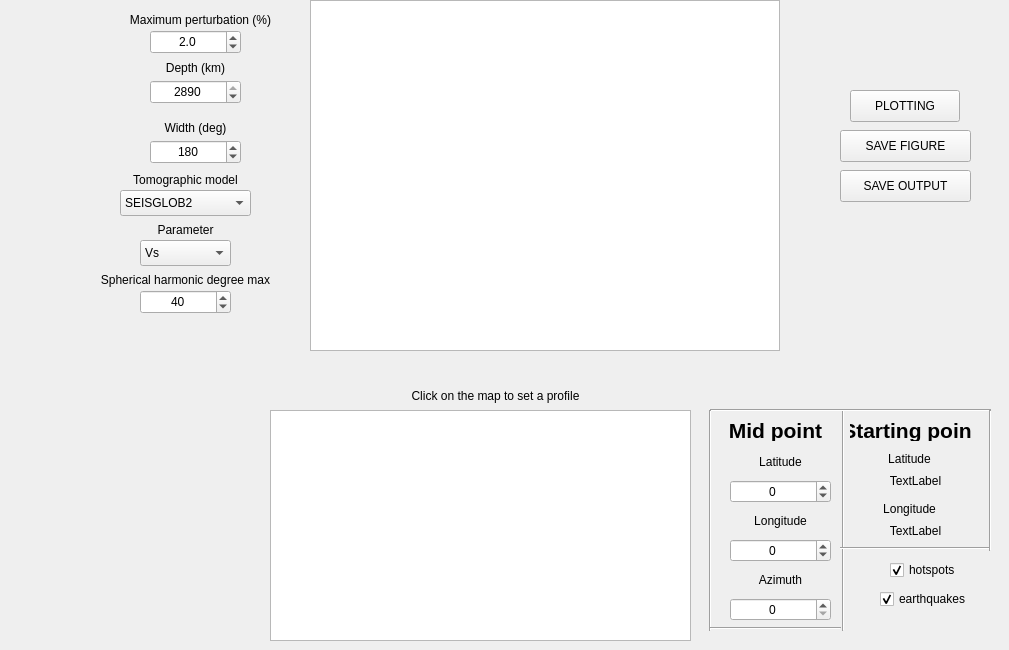
    <widget class="QWidget" name="Cross_section">
     <attribute name="title">
      <string>Cross section</string>
     </attribute>
     <widget class="QLabel" name="label_7">
      <property name="geometry">
       <rect>
        <x>860</x>
        <y>450</y>
        <width>99</width>
        <height>18</height>
       </rect>
      </property>
      <property name="text">
       <string>Latitude</string>
      </property>
      <property name="alignment">
       <set>Qt::AlignCenter</set>
      </property>
     </widget>
     <widget class="QDoubleSpinBox" name="width_cross">
      <property name="geometry">
       <rect>
        <x>150</x>
        <y>140</y>
        <width>91</width>
        <height>24</height>
       </rect>
      </property>
      <property name="alignment">
       <set>Qt::AlignCenter</set>
      </property>
      <property name="decimals">
       <number>0</number>
      </property>
      <property name="minimum">
       <double>10.000000000000000</double>
      </property>
      <property name="maximum">
       <double>358.000000000000000</double>
      </property>
      <property name="singleStep">
       <double>2.000000000000000</double>
      </property>
      <property name="value">
       <double>180.000000000000000</double>
      </property>
     </widget>
     <widget class="QLabel" name="label_5">
      <property name="geometry">
       <rect>
        <x>680</x>
        <y>420</y>
        <width>191</width>
        <height>21</height>
       </rect>
      </property>
      <property name="font">
       <font>
        <pointsize>16</pointsize>
        <weight>75</weight>
        <bold>true</bold>
       </font>
      </property>
      <property name="lineWidth">
       <number>1</number>
      </property>
      <property name="text">
       <string>Mid point</string>
      </property>
      <property name="alignment">
       <set>Qt::AlignCenter</set>
      </property>
     </widget>
     <widget class="QLabel" name="label_8">
      <property name="geometry">
       <rect>
        <x>860</x>
        <y>500</y>
        <width>99</width>
        <height>17</height>
       </rect>
      </property>
      <property name="text">
       <string>Longitude</string>
      </property>
      <property name="alignment">
       <set>Qt::AlignCenter</set>
      </property>
     </widget>
     <widget class="QDoubleSpinBox" name="depth_cross">
      <property name="geometry">
       <rect>
        <x>150</x>
        <y>80</y>
        <width>91</width>
        <height>24</height>
       </rect>
      </property>
      <property name="alignment">
       <set>Qt::AlignCenter</set>
      </property>
      <property name="decimals">
       <number>0</number>
      </property>
      <property name="minimum">
       <double>0.000000000000000</double>
      </property>
      <property name="maximum">
       <double>2890.000000000000000</double>
      </property>
      <property name="singleStep">
       <double>1.000000000000000</double>
      </property>
      <property name="value">
       <double>2890.000000000000000</double>
      </property>
     </widget>
     <widget class="QLabel" name="label_14">
      <property name="geometry">
       <rect>
        <x>120</x>
        <y>220</y>
        <width>131</width>
        <height>20</height>
       </rect>
      </property>
      <property name="text">
       <string>Parameter</string>
      </property>
      <property name="alignment">
       <set>Qt::AlignCenter</set>
      </property>
     </widget>
     <widget class="QWidget" name="gridLayoutWidget">
      <property name="geometry">
       <rect>
        <x>730</x>
        <y>450</y>
        <width>101</width>
        <height>171</height>
       </rect>
      </property>
      <layout class="QGridLayout" name="gridLayout">
       <item row="4" column="0">
        <widget class="QDoubleSpinBox" name="midpt_longitude">
         <property name="alignment">
          <set>Qt::AlignCenter</set>
         </property>
         <property name="decimals">
          <number>0</number>
         </property>
         <property name="minimum">
          <double>-180.000000000000000</double>
         </property>
         <property name="maximum">
          <double>180.000000000000000</double>
         </property>
        </widget>
       </item>
       <item row="5" column="0">
        <widget class="QLabel" name="label_3">
         <property name="text">
          <string>Azimuth</string>
         </property>
         <property name="alignment">
          <set>Qt::AlignCenter</set>
         </property>
        </widget>
       </item>
       <item row="2" column="0">
        <widget class="QDoubleSpinBox" name="midpt_latitude">
         <property name="alignment">
          <set>Qt::AlignCenter</set>
         </property>
         <property name="decimals">
          <number>0</number>
         </property>
         <property name="minimum">
          <double>-90.000000000000000</double>
         </property>
         <property name="maximum">
          <double>90.000000000000000</double>
         </property>
        </widget>
       </item>
       <item row="3" column="0">
        <widget class="QLabel" name="label_2">
         <property name="text">
          <string>Longitude</string>
         </property>
         <property name="alignment">
          <set>Qt::AlignCenter</set>
         </property>
        </widget>
       </item>
       <item row="1" column="0">
        <widget class="QLabel" name="label">
         <property name="text">
          <string>Latitude</string>
         </property>
         <property name="alignment">
          <set>Qt::AlignCenter</set>
         </property>
        </widget>
       </item>
       <item row="6" column="0">
        <widget class="QDoubleSpinBox" name="azimuth">
         <property name="alignment">
          <set>Qt::AlignCenter</set>
         </property>
         <property name="decimals">
          <number>0</number>
         </property>
         <property name="maximum">
          <double>360.000000000000000</double>
         </property>
        </widget>
       </item>
      </layout>
     </widget>
     <widget class="QLabel" name="label_10">
      <property name="geometry">
       <rect>
        <x>110</x>
        <y>10</y>
        <width>181</width>
        <height>20</height>
       </rect>
      </property>
      <property name="text">
       <string>Maximum perturbation (%)</string>
      </property>
      <property name="alignment">
       <set>Qt::AlignCenter</set>
      </property>
     </widget>
     <widget class="QLabel" name="label_4">
      <property name="geometry">
       <rect>
        <x>880</x>
        <y>460</y>
        <width>71</width>
        <height>41</height>
       </rect>
      </property>
      <property name="text">
       <string>TextLabel</string>
      </property>
      <property name="alignment">
       <set>Qt::AlignCenter</set>
      </property>
     </widget>
     <widget class="QDoubleSpinBox" name="Vmax_cross">
      <property name="geometry">
       <rect>
        <x>150</x>
        <y>30</y>
        <width>91</width>
        <height>24</height>
       </rect>
      </property>
      <property name="alignment">
       <set>Qt::AlignCenter</set>
      </property>
      <property name="decimals">
       <number>1</number>
      </property>
      <property name="maximum">
       <double>20.000000000000000</double>
      </property>
      <property name="singleStep">
       <double>0.500000000000000</double>
      </property>
      <property name="value">
       <double>2.000000000000000</double>
      </property>
     </widget>
     <widget class="QCheckBox" name="earthquake">
      <property name="geometry">
       <rect>
        <x>880</x>
        <y>590</y>
        <width>111</width>
        <height>18</height>
       </rect>
      </property>
      <property name="text">
       <string>earthquakes</string>
      </property>
      <property name="checked">
       <bool>true</bool>
      </property>
     </widget>
     <widget class="QLabel" name="label_6">
      <property name="geometry">
       <rect>
        <x>850</x>
        <y>420</y>
        <width>121</width>
        <height>21</height>
       </rect>
      </property>
      <property name="font">
       <font>
        <pointsize>16</pointsize>
        <weight>75</weight>
        <bold>true</bold>
       </font>
      </property>
      <property name="lineWidth">
       <number>1</number>
      </property>
      <property name="text">
       <string>Starting point</string>
      </property>
      <property name="alignment">
       <set>Qt::AlignCenter</set>
      </property>
     </widget>
     <widget class="QLabel" name="label_9">
      <property name="geometry">
       <rect>
        <x>880</x>
        <y>510</y>
        <width>71</width>
        <height>41</height>
       </rect>
      </property>
      <property name="text">
       <string>TextLabel</string>
      </property>
      <property name="alignment">
       <set>Qt::AlignCenter</set>
      </property>
     </widget>
     <widget class="QComboBox" name="parameter_cross">
      <property name="geometry">
       <rect>
        <x>140</x>
        <y>240</y>
        <width>91</width>
        <height>26</height>
       </rect>
      </property>
      <property name="editable">
       <bool>false</bool>
      </property>
      <property name="currentIndex">
       <number>0</number>
      </property>
      <property name="maxVisibleItems">
       <number>3</number>
      </property>
      <property name="duplicatesEnabled">
       <bool>true</bool>
      </property>
      <item>
       <property name="text">
        <string>Vs</string>
       </property>
      </item>
      <item>
       <property name="text">
        <string>Vp</string>
       </property>
      </item>
      <item>
       <property name="text">
        <string>density</string>
       </property>
      </item>
     </widget>
     <widget class="QLabel" name="label_15">
      <property name="geometry">
       <rect>
        <x>300</x>
        <y>380</y>
        <width>391</width>
        <height>31</height>
       </rect>
      </property>
      <property name="text">
       <string>Click on the map to set a profile</string>
      </property>
      <property name="alignment">
       <set>Qt::AlignCenter</set>
      </property>
     </widget>
     <widget class="QPushButton" name="savefig_cross">
      <property name="geometry">
       <rect>
        <x>840</x>
        <y>130</y>
        <width>131</width>
        <height>32</height>
       </rect>
      </property>
      <property name="text">
       <string>SAVE FIGURE</string>
      </property>
     </widget>
     <widget class="QPushButton" name="plot_cross">
      <property name="geometry">
       <rect>
        <x>850</x>
        <y>90</y>
        <width>110</width>
        <height>32</height>
       </rect>
      </property>
      <property name="text">
       <string>PLOTTING</string>
      </property>
     </widget>
     <widget class="QComboBox" name="model_cross">
      <property name="geometry">
       <rect>
        <x>120</x>
        <y>190</y>
        <width>131</width>
        <height>26</height>
       </rect>
      </property>
      <property name="layoutDirection">
       <enum>Qt::LeftToRight</enum>
      </property>
      <property name="editable">
       <bool>false</bool>
      </property>
      <property name="currentIndex">
       <number>0</number>
      </property>
      <property name="maxVisibleItems">
       <number>4</number>
      </property>
      <property name="duplicatesEnabled">
       <bool>true</bool>
      </property>
      <item>
       <property name="text">
        <string>SEISGLOB2</string>
       </property>
      </item>
      <item>
       <property name="text">
        <string>S40RTS</string>
       </property>
      </item>
      <item>
       <property name="text">
        <string>SEMUCB-WM1</string>
       </property>
      </item>
      <item>
       <property name="text">
        <string>S362WMANI+M</string>
       </property>
      </item>
      <item>
       <property name="text">
        <string>SEISGLOB1</string>
       </property>
      </item>
      <item>
       <property name="text">
        <string>SP12RTS</string>
       </property>
      </item>
      <item>
       <property name="text">
        <string>SGLOBE-rani</string>
       </property>
      </item>
      <item>
       <property name="text">
        <string>3D2016-09S</string>
       </property>
      </item>
      <item>
       <property name="text">
        <string>YOUR MODEL</string>
       </property>
      </item>
     </widget>
     <widget class="QPushButton" name="saveoutput_cross">
      <property name="geometry">
       <rect>
        <x>840</x>
        <y>170</y>
        <width>131</width>
        <height>32</height>
       </rect>
      </property>
      <property name="text">
       <string>SAVE OUTPUT</string>
      </property>
     </widget>
     <widget class="QLabel" name="label_16">
      <property name="geometry">
       <rect>
        <x>300</x>
        <y>350</y>
        <width>471</width>
        <height>20</height>
       </rect>
      </property>
      <property name="font">
       <font>
        <pointsize>16</pointsize>
       </font>
      </property>
      <property name="text">
       <string/>
      </property>
      <property name="alignment">
       <set>Qt::AlignCenter</set>
      </property>
     </widget>
     <widget class="Qt5MplCanvas" name="mapfig2_cross">
      <property name="enabled">
       <bool>true</bool>
      </property>
      <property name="geometry">
       <rect>
        <x>270</x>
        <y>410</y>
        <width>421</width>
        <height>231</height>
       </rect>
      </property>
      <property name="minimumSize">
       <size>
        <width>150</width>
        <height>100</height>
       </size>
      </property>
      <property name="maximumSize">
       <size>
        <width>470</width>
        <height>280</height>
       </size>
      </property>
     </widget>
     <widget class="QCheckBox" name="hotspots">
      <property name="geometry">
       <rect>
        <x>890</x>
        <y>560</y>
        <width>85</width>
        <height>20</height>
       </rect>
      </property>
      <property name="text">
       <string>hotspots</string>
      </property>
      <property name="checked">
       <bool>true</bool>
      </property>
     </widget>
     <widget class="QLabel" name="label_12">
      <property name="geometry">
       <rect>
        <x>160</x>
        <y>120</y>
        <width>71</width>
        <height>16</height>
       </rect>
      </property>
      <property name="text">
       <string>Width (deg)</string>
      </property>
      <property name="alignment">
       <set>Qt::AlignCenter</set>
      </property>
     </widget>
     <widget class="QLabel" name="label_11">
      <property name="geometry">
       <rect>
        <x>160</x>
        <y>60</y>
        <width>71</width>
        <height>16</height>
       </rect>
      </property>
      <property name="text">
       <string>Depth (km)</string>
      </property>
      <property name="alignment">
       <set>Qt::AlignCenter</set>
      </property>
     </widget>
     <widget class="QLabel" name="label_13">
      <property name="geometry">
       <rect>
        <x>120</x>
        <y>170</y>
        <width>131</width>
        <height>20</height>
       </rect>
      </property>
      <property name="text">
       <string>Tomographic model</string>
      </property>
      <property name="alignment">
       <set>Qt::AlignCenter</set>
      </property>
     </widget>
     <widget class="Qt5MplCanvas" name="mapfig1_cross">
      <property name="enabled">
       <bool>true</bool>
      </property>
      <property name="geometry">
       <rect>
        <x>310</x>
        <y>0</y>
        <width>470</width>
        <height>351</height>
       </rect>
      </property>
      <property name="minimumSize">
       <size>
        <width>150</width>
        <height>100</height>
       </size>
      </property>
      <property name="maximumSize">
       <size>
        <width>470</width>
        <height>400</height>
       </size>
      </property>
     </widget>
     <widget class="Line" name="line">
      <property name="geometry">
       <rect>
        <x>833</x>
        <y>410</y>
        <width>20</width>
        <height>221</height>
       </rect>
      </property>
      <property name="orientation">
       <enum>Qt::Vertical</enum>
      </property>
     </widget>
     <widget class="Line" name="line_2">
      <property name="geometry">
       <rect>
        <x>840</x>
        <y>540</y>
        <width>151</width>
        <height>16</height>
       </rect>
      </property>
      <property name="orientation">
       <enum>Qt::Horizontal</enum>
      </property>
     </widget>
     <widget class="Line" name="line_3">
      <property name="geometry">
       <rect>
        <x>710</x>
        <y>400</y>
        <width>281</width>
        <height>20</height>
       </rect>
      </property>
      <property name="orientation">
       <enum>Qt::Horizontal</enum>
      </property>
     </widget>
     <widget class="Line" name="line_4">
      <property name="geometry">
       <rect>
        <x>700</x>
        <y>410</y>
        <width>20</width>
        <height>221</height>
       </rect>
      </property>
      <property name="orientation">
       <enum>Qt::Vertical</enum>
      </property>
     </widget>
     <widget class="Line" name="line_5">
      <property name="geometry">
       <rect>
        <x>980</x>
        <y>410</y>
        <width>20</width>
        <height>141</height>
       </rect>
      </property>
      <property name="orientation">
       <enum>Qt::Vertical</enum>
      </property>
     </widget>
     <widget class="Line" name="line_6">
      <property name="geometry">
       <rect>
        <x>710</x>
        <y>620</y>
        <width>131</width>
        <height>16</height>
       </rect>
      </property>
      <property name="orientation">
       <enum>Qt::Horizontal</enum>
      </property>
     </widget>
     <widget class="QDoubleSpinBox" name="HSdeg_cross">
      <property name="geometry">
       <rect>
        <x>140</x>
        <y>290</y>
        <width>91</width>
        <height>24</height>
       </rect>
      </property>
      <property name="alignment">
       <set>Qt::AlignCenter</set>
      </property>
      <property name="decimals">
       <number>0</number>
      </property>
      <property name="minimum">
       <double>1.000000000000000</double>
      </property>
      <property name="maximum">
       <double>60.000000000000000</double>
      </property>
      <property name="singleStep">
       <double>1.000000000000000</double>
      </property>
      <property name="value">
       <double>40.000000000000000</double>
      </property>
     </widget>
     <widget class="QLabel" name="label_40">
      <property name="geometry">
       <rect>
        <x>90</x>
        <y>270</y>
        <width>191</width>
        <height>20</height>
       </rect>
      </property>
      <property name="text">
       <string>Spherical harmonic degree max</string>
      </property>
      <property name="alignment">
       <set>Qt::AlignCenter</set>
      </property>
     </widget>
    </widget>
